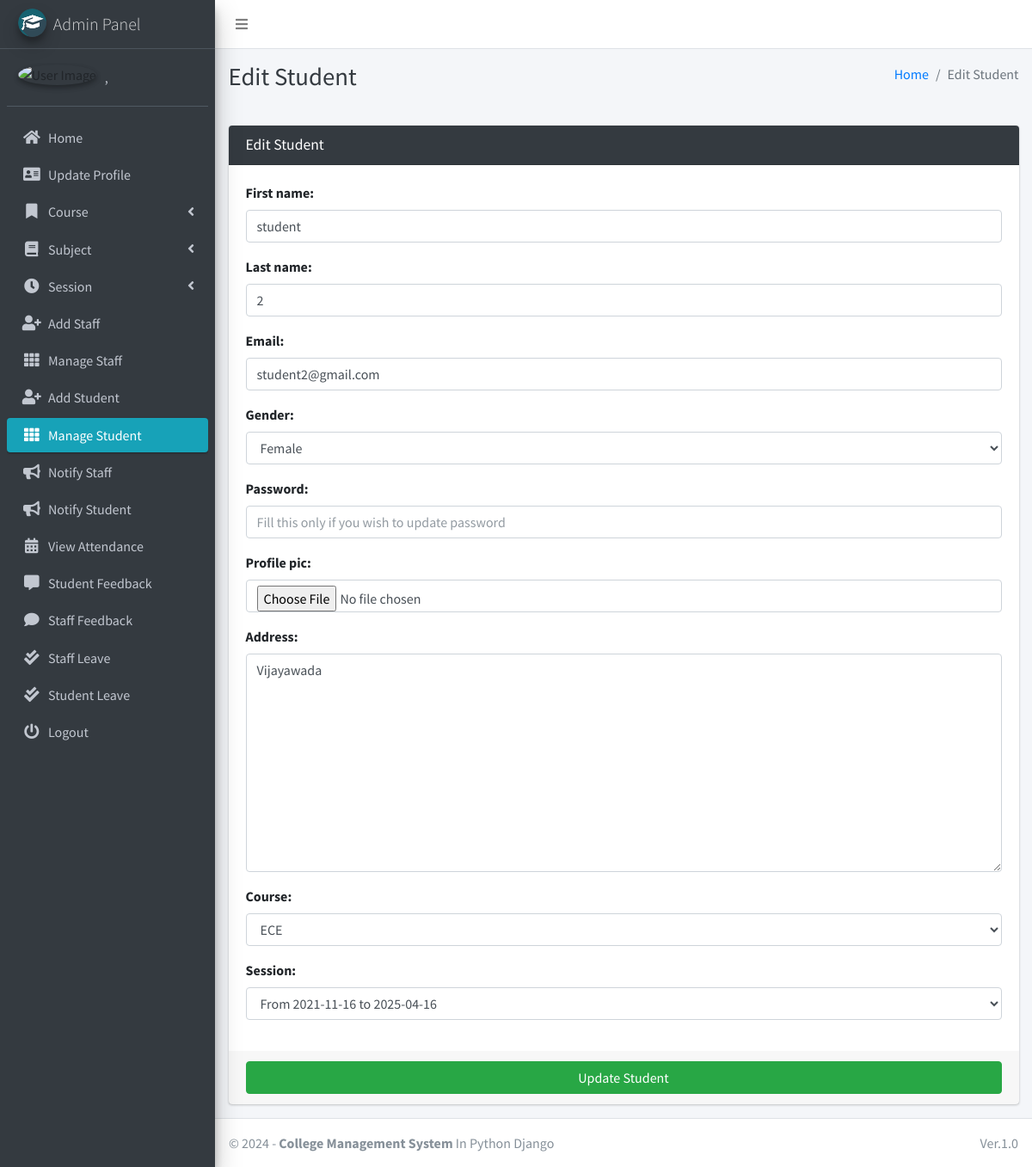
/student/edit/4 (signed in), run on an earlier commit of the app's database.
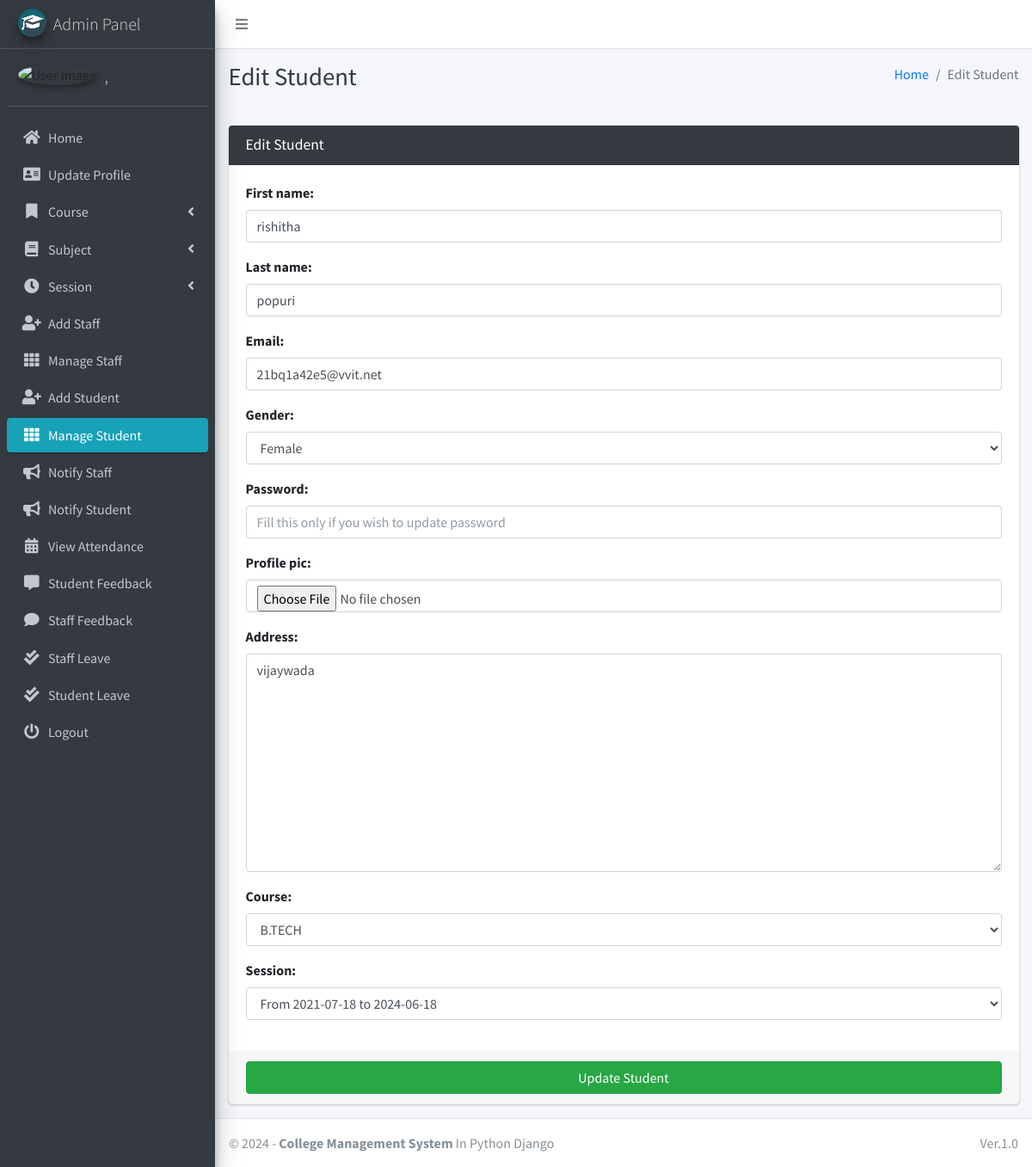
And on a later commit of the database.
### main_app/models.py (models this page shows, shortened)
class Student(models.Model):
    admin = models.OneToOneField(CustomUser, on_delete=models.CASCADE)
    course = models.ForeignKey(Course, on_delete=models.DO_NOTHING, null=True, blank=False)
    session = models.ForeignKey(Session, on_delete=models.DO_NOTHING, null=True)

### main_app/hod_views.py (the view)
def edit_student(request, student_id):
    student = get_object_or_404(Student, id=student_id)
    form = StudentForm(request.POST or None, instance=student)
    context = {
        'form': form,
        'student_id': student_id,
        'page_title': 'Edit Student'
    }
    if request.method == 'POST':
        if form.is_valid():
            first_name = form.cleaned_data.get('first_name')
            last_name = form.cleaned_data.get('last_name')
            address = form.cleaned_data.get('address')
            username = form.cleaned_data.get('username')
            email = form.cleaned_data.get('email')
            gender = form.cleaned_data.get('gender')
            password = form.cleaned_data.get('password') or None
            course = form.cleaned_data.get('course')
            session = form.cleaned_data.get('session')
            passport = request.FILES.get('profile_pic') or None
            try:
                user = CustomUser.objects.get(id=student.admin.id)
                if passport != None:
                    fs = FileSystemStorage()
                    filename = fs.save(passport.name, passport)
                    passport_url = fs.url(filename)
                    user.profile_pic = passport_url
                user.username = username
                user.email = email
                if password != None:
                    user.set_password(password)
                user.first_name = first_name
                user.last_name = last_name
                student.session = session
                user.gender = gender
                user.address = address
                student.course = course
                user.save()
                student.save()
                messages.success(request, "Successfully Updated")
                return redirect(reverse('edit_student', args=[student_id]))
            except Exception as e:
                messages.error(request, "Could Not Update " + str(e))
        else:
            messages.error(request, "Please Fill Form Properly!")
    else:
        return render(request, "hod_template/edit_student_template.html", context)

### main_app/forms.py
class StudentForm(CustomUserForm):
    def __init__(self, *args, **kwargs):
        super(StudentForm, self).__init__(*args, **kwargs)
    class Meta(CustomUserForm.Meta):
        model = Student
        fields = CustomUserForm.Meta.fields + \
            ['course', 'session']

### main_app/models.py (called while the page is built)
    def __str__(self):
        return "From " + str(self.start_year) + " to " + str(self.end_year)

    def __str__(self):
        return self.last_name + ", " + self.first_name

    def __str__(self):
        return self.name

### main_app/templates/hod_template/edit_student_template.html
{% extends 'main_app/base.html' %}
{% load static %}
{% block page_title %}{{page_title}}{% endblock page_title %}
{% block content %}
<section class="content">
    <div class="container-fluid">
        <div class="row">
            <div class="col-md-12">
                <div class="card card-dark">
                    <div class="card-header">
                        <h3 class="card-title">{{page_title}}</h3>
                    </div>
                    {% include "main_app/form_template.html" with messages=messages  form=form button_text="Update Student"%}
                </div>
            </div>
        </div>
    </div>
</section>
{% endblock content %}

### main_app/templates/main_app/form_template.html (shortened to what this page needs)
<form role="form" method="POST" enctype="multipart/form-data">
    <div class="card-body">
        {% for field in form  %}
        <div class="form-group">
            {{field.label_tag}}
            {{field}}
        </div>
        {% endfor %}
    </div>
    <div class="card-footer">
        <button type="submit" class="btn btn-success btn-block">
            {% if button_text %}
            {{button_text}}
            {% else %}
            Submit
            {% endif %}
        </button>
    </div>
</form>

What changed in the data, as far as the page shows it:
changed Student: course "ECE" → "B.TECH"; session "From 2021-11-16 to 2025-04-16" → "From 2021-07-18 to 2024-06-18"
Also different on the page:
form field first_name: "student" → "rishitha"
form field last_name: "2" → "popuri"
form field email: "student2@gmail.com" → "21bq1a42e5@vvit.net"
form field address: "Vijayawada" → "vijaywada"
